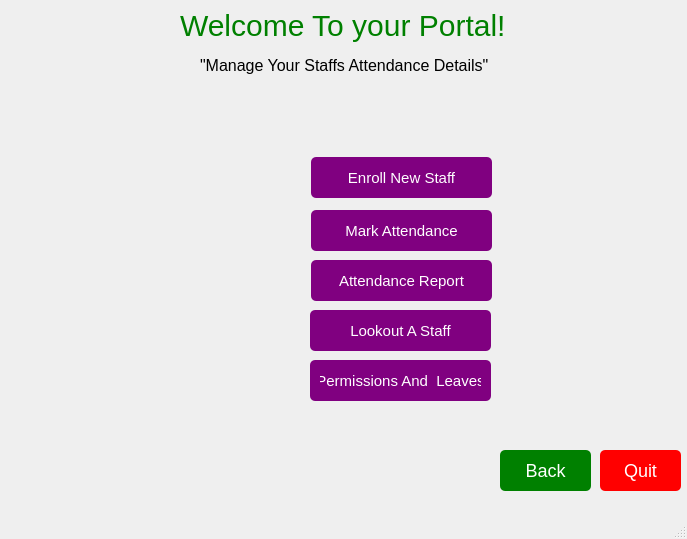
<?xml version="1.0" encoding="UTF-8"?>
<ui version="4.0">
 <class>home</class>
 <widget class="QMainWindow" name="home">
  <property name="geometry">
   <rect>
    <x>0</x>
    <y>0</y>
    <width>687</width>
    <height>539</height>
   </rect>
  </property>
  <property name="minimumSize">
   <size>
    <width>0</width>
    <height>480</height>
   </size>
  </property>
  <property name="windowTitle">
   <string>MainWindow</string>
  </property>
  <property name="whatsThis">
   <string>&lt;html&gt;&lt;head/&gt;&lt;body style=&quot;background-color: yellow; background-image: url(money.jpg);&quot;&gt;&lt;p&gt;&lt;br/&gt;&lt;/p&gt;&lt;/body&gt;&lt;/html&gt;</string>
  </property>
  <property name="autoFillBackground">
   <bool>false</bool>
  </property>
  <property name="styleSheet">
   <string notr="true">background-image: url(:/assets/plan.jpg);</string>
  </property>
  <property name="documentMode">
   <bool>false</bool>
  </property>
  <widget class="QWidget" name="centralwidget">
   <widget class="QLabel" name="label">
    <property name="geometry">
     <rect>
      <x>180</x>
      <y>-10</y>
      <width>411</width>
      <height>71</height>
     </rect>
    </property>
    <property name="styleSheet">
     <string notr="true">color: green;
 font-size:30px;
opacity: 0.8;</string>
    </property>
    <property name="text">
     <string>Welcome To your Portal!</string>
    </property>
   </widget>
   <widget class="QPushButton" name="AddBtn">
    <property name="geometry">
     <rect>
      <x>311</x>
      <y>157</y>
      <width>181</width>
      <height>41</height>
     </rect>
    </property>
    <property name="styleSheet">
     <string notr="true">padding: 10px; box-shadow: 2px 2px grey; font-size: 15px; color: white; background: purple; border-radius: 5px;
cursor: pointer;</string>
    </property>
    <property name="text">
     <string>Enroll New Staff</string>
    </property>
   </widget>
   <widget class="QPushButton" name="ViewBtn">
    <property name="geometry">
     <rect>
      <x>311</x>
      <y>210</y>
      <width>181</width>
      <height>41</height>
     </rect>
    </property>
    <property name="styleSheet">
     <string notr="true">padding: 10px;
 box-shadow: 2px 2px grey; 
font-size: 15px;
 color: white; 
background: purple;
; border-radius: 5px;
cursor: pointer;</string>
    </property>
    <property name="text">
     <string>Mark Attendance</string>
    </property>
   </widget>
   <widget class="QPushButton" name="DelBtn">
    <property name="geometry">
     <rect>
      <x>311</x>
      <y>260</y>
      <width>181</width>
      <height>41</height>
     </rect>
    </property>
    <property name="styleSheet">
     <string notr="true">padding: 10px;
 box-shadow: 2px 2px grey; 
font-size: 15px;
 color: white; 
background: purple;
; border-radius: 5px;
cursor: pointer;</string>
    </property>
    <property name="text">
     <string>Attendance Report</string>
    </property>
   </widget>
   <widget class="QPushButton" name="quit">
    <property name="geometry">
     <rect>
      <x>600</x>
      <y>450</y>
      <width>81</width>
      <height>41</height>
     </rect>
    </property>
    <property name="styleSheet">
     <string notr="true">font-size:18px; color:white; background: red; border-radius: 5px;
opacity: 1;</string>
    </property>
    <property name="text">
     <string>Quit</string>
    </property>
   </widget>
   <widget class="QPushButton" name="EditBtn">
    <property name="geometry">
     <rect>
      <x>310</x>
      <y>310</y>
      <width>181</width>
      <height>41</height>
     </rect>
    </property>
    <property name="styleSheet">
     <string notr="true">padding: 10px;
 box-shadow: 2px 2px grey; 
font-size: 15px;
 color: white; 
background: purple;
; border-radius: 5px;
cursor: pointer;</string>
    </property>
    <property name="text">
     <string>Lookout A Staff</string>
    </property>
   </widget>
   <widget class="QLabel" name="label_2">
    <property name="geometry">
     <rect>
      <x>200</x>
      <y>40</y>
      <width>301</width>
      <height>51</height>
     </rect>
    </property>
    <property name="styleSheet">
     <string notr="true">font-size: 16px;</string>
    </property>
    <property name="text">
     <string>&quot;Manage Your Staffs Attendance Details&quot;</string>
    </property>
   </widget>
   <widget class="QLabel" name="pic_label">
    <property name="geometry">
     <rect>
      <x>-50</x>
      <y>140</y>
      <width>351</width>
      <height>281</height>
     </rect>
    </property>
    <property name="styleSheet">
     <string notr="true">background-image: url(:/assets/hero2.png);</string>
    </property>
    <property name="text">
     <string/>
    </property>
    <property name="pixmap">
     <pixmap>:/assets/assets/hero2.png</pixmap>
    </property>
    <property name="scaledContents">
     <bool>true</bool>
    </property>
    <property name="wordWrap">
     <bool>false</bool>
    </property>
   </widget>
   <widget class="QPushButton" name="BackBtn">
    <property name="geometry">
     <rect>
      <x>500</x>
      <y>450</y>
      <width>91</width>
      <height>41</height>
     </rect>
    </property>
    <property name="styleSheet">
     <string notr="true">opacity: 1;
 padding: 10px;
 box-shadow: 2px 2px grey;
 font-size: 18px;
 color: white;
 background: green; 
border-radius: 5px;
z-index: 1;</string>
    </property>
    <property name="text">
     <string>Back</string>
    </property>
   </widget>
   <widget class="QPushButton" name="EditBtn_2">
    <property name="geometry">
     <rect>
      <x>310</x>
      <y>360</y>
      <width>181</width>
      <height>41</height>
     </rect>
    </property>
    <property name="styleSheet">
     <string notr="true">padding: 10px;
 box-shadow: 2px 2px grey; 
font-size: 15px;
 color: white; 
background: purple;
; border-radius: 5px;
cursor: pointer;</string>
    </property>
    <property name="text">
     <string>Permissions And  Leaves</string>
    </property>
   </widget>
  </widget>
  <widget class="QMenuBar" name="menubar">
   <property name="geometry">
    <rect>
     <x>0</x>
     <y>0</y>
     <width>687</width>
     <height>20</height>
    </rect>
   </property>
  </widget>
  <widget class="QStatusBar" name="statusbar"/>
 </widget>
 <resources/>
 <connections/>
</ui>
